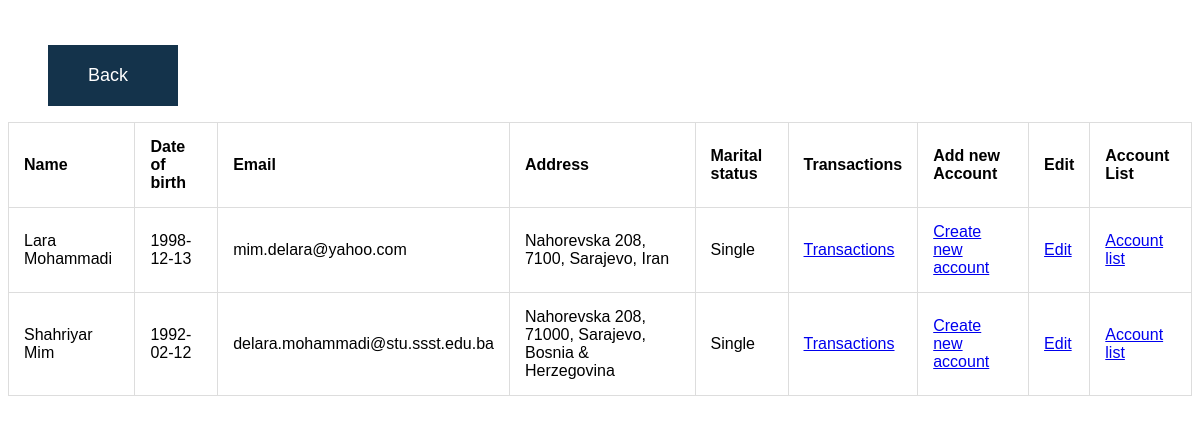
The app's page /WebSite/Bankr/clientList.php (signed in) with its own data.
### tables this page shows
CREATE TABLE `client` (
  `client_id` int(11) NOT NULL,
  `first_name` varchar(50) DEFAULT NULL,
  `last_name` varchar(50) DEFAULT NULL,
  `username` varchar(50) DEFAULT NULL,
  `date_of_birth` date DEFAULT NULL,
  `city` varchar(100) DEFAULT NULL,
  `country` varchar(100) DEFAULT NULL,
  `nationality` varchar(100) DEFAULT NULL,
  `zip` varchar(10) DEFAULT NULL,
  `jmbg` bigint(13) DEFAULT NULL,
  `email` varchar(100) DEFAULT NULL,
  `phone` varchar(30) DEFAULT NULL,
  `password` varchar(20) DEFAULT NULL,
  `address` varchar(100) DEFAULT NULL,
  `gender` varchar(6) DEFAULT NULL,
  `marital_status` varchar(20) DEFAULT NULL,
  `passport_num` varchar(12) NOT NULL
);

### WebSite/Bankr/clientList.php (the view, shortened to what this page needs)
<?php
include('includes.php');
?>
<!doctype html>
<html>
<?php include_once ('head.php'); ?>
<body>
<div class="back">
    <nav>
        <ul>
            <li class="back"><a href="bankerView.php">Back</a></li>
        </ul>
    </nav>
</div>
<main class="wrapper">
    <?php
    $query = mysqli_query($conn, "Select * from client");
    ?>
    <table>
        <tr>
            <th>
                Name
            </th>
            <th>
                Date of birth
            </th>
            <th>
                Email
            </th>
            <th>
                Address
            </th>
            <th>
                Marital status
            </th>
            <th>
                Transactions
            </th>
            <th>
                Add new Account
            </th>
            <th>
                Edit
            </th>
            <th>
               Account List
            </th>
        </tr>
        <?php while ($row = mysqli_fetch_assoc($query)) { ?>
            <tr>
                <td>
                    <?php echo $row['first_name'] . ' ' . $row['last_name'] ?>
                </td>
                <td>
                    <?php echo $row['date_of_birth'] ?>
                </td>
                <td>
                    <?php echo $row['email']?>
                </td>
                <td>
                    <?php echo $row['address'] . ', ' . $row['zip'] . ', ' . $row['city'] . ', ' . $row['country'] ?>
                </td>
                <td>
                    <?php echo $row['marital_status'] ?>
                </td>
                <td>
                    <a href="transactions.php?id=<?php echo $row['client_id'] ?>">Transactions</a>
                </td>
                <td>
                    <a href="createAccount.php?id=<?php echo $row['client_id'] ?>">Create new account</a>
                </td>
                <td>
                    <a href="edit-user.php?id=<?php echo $row['client_id'] ?>">Edit</a>
                </td>
                <td>
                    <a href="listClientAcc.php?id=<?php echo $row['client_id'] ?>">Account list</a>
                </td>
            </tr>
        <?php } ?>
    </table>
</main>
</body>
</html>

### WebSite/Bankr/css/login.css (style rules this page uses)
body { font-family: Helvetica; }
table, td, th { border: 1px solid #ddd; text-align: left; }
table { border-collapse: collapse; width: 100%; }
th, td { padding: 15px; }
.back li { list-style: none; margin-top: 45px; background-color: #14334b; padding: 20px 40px; width: 50px; }
.back a { text-decoration: none; font-size: 18px; color: white; text-transform: capitalize; font-weight: 500; }

### records on screen
client: first_name "Lara", last_name "Mohammadi", date_of_birth "1998-12-13", email "mim.delara@yahoo.com", address "Nahorevska 208", zip "7100", city "Sarajevo", country "Iran", marital_status "Single"
client: first_name "Shahriyar", last_name "Mim", date_of_birth "1992-02-12", email "delara.mohammadi@stu.ssst.edu.ba", address "Nahorevska 208", zip "71000", city "Sarajevo", country "Bosnia & Herzegovina", marital_status "Single"
